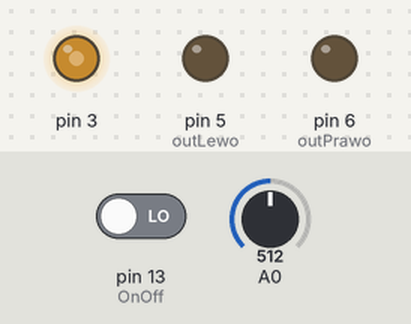
A sketch run on a simulated Arduino Uno, built with avr-gcc and run on an emulated ATmega328P. Shown: output pins drawn as LEDs (lit = HIGH). Inputs (shaded band) come from the test bench; at power-on: A0 = 512, pin 13 (OnOff) LOW. What the sketch prints to the serial monitor is not drawn.

Above: at 1.2 s.
1.3 s: A0 set to 716
At 2.5 s:
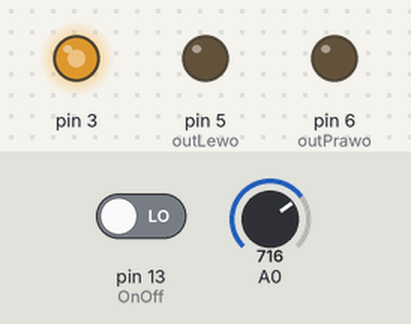
2.8 s: A0 set to 900
At 3.8 s:
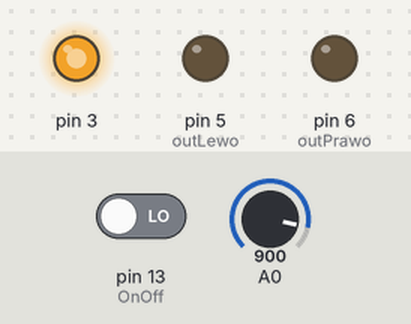
4.3 s: A0 set to 122
At 5.0 s:
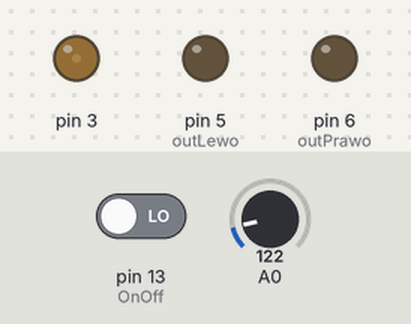
5.8 s: A0 set to 0
At 6.1 s:
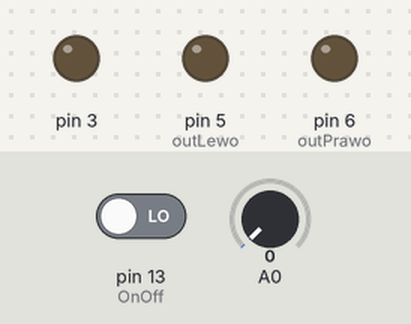
Timing chart, 0 to 8.8 s (numbered marks = the images above; inputs shaded):
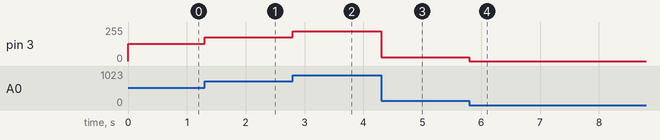

The sketch:

H-bridge_PWM.ino
```cpp
int licznik = 0;
bool prev=0;
const int OnOff = 13;
const int inLewo = 12;
const int inPrawo = 11;
const int outLewo = 5;
const int outPrawo = 6;
void setup() {
  // put your setup code here, to run once:
Serial.begin(9600);
pinMode(OnOff, INPUT);
pinMode(inLewo, INPUT);
pinMode(inPrawo, INPUT);
pinMode(outLewo, OUTPUT);
pinMode(outPrawo, OUTPUT);
pinMode(3, OUTPUT);
digitalWrite(outLewo, 0);
digitalWrite(outPrawo, 0);
Serial.println("Liczba uruchomien:");
}
void loop() {
if(digitalRead(OnOff) && !prev){
  prev=1;
  licznik++;
  delay(200);
  Serial.println(licznik);
}
if(digitalRead(OnOff) && prev){
  prev=0;
  delay(200);
}
if(prev){
if(digitalRead(inLewo) && !digitalRead(inPrawo)){
  digitalWrite(outLewo, 1);
  digitalWrite(outPrawo, 0);
} else if(!digitalRead(inLewo) && digitalRead(inPrawo)){
  digitalWrite(outLewo,0);
  digitalWrite(outPrawo, 1);
} else if(digitalRead(inLewo) && digitalRead(inPrawo)){
  digitalWrite(outLewo,0);
  digitalWrite(outPrawo, 0);
}
}else {
  digitalWrite(outLewo,0);
  digitalWrite(outPrawo, 0);
}
analogWrite(3, analogRead(A0)/4);
}
```

Measured:
- after the input at 1.3 s, pin 3: 128/255 → 179/255 at once
- after the input at 2.8 s, pin 3: 179/255 → 225/255 at once
- after the input at 4.3 s, pin 3: 225/255 → 30/255 at once
- after the input at 5.8 s, pin 3: 30/255 → 0/255 at once
